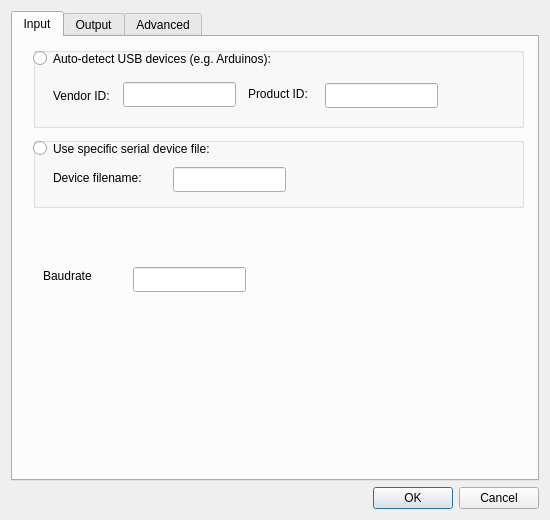
<?xml version="1.0" encoding="UTF-8"?>
<ui version="4.0">
 <author>Massimo Callegari</author>
 <comment>
  Q Light Controller Plus
  dummyconfiguration.ui

  Copyright (c) 2015 Massimo Callegari

  Licensed under the Apache License, Version 2.0 (the &quot;License&quot;);
  you may not use this file except in compliance with the License.
  You may obtain a copy of the License at

      http://www.apache.org/licenses/LICENSE-2.0.txt

  Unless required by applicable law or agreed to in writing, software
  distributed under the License is distributed on an &quot;AS IS&quot; BASIS,
  WITHOUT WARRANTIES OR CONDITIONS OF ANY KIND, either express or implied.
  See the License for the specific language governing permissions and
  limitations under the License.
 </comment>
 <class>SerialOscBridgeConfiguration</class>
 <widget class="QDialog" name="SerialOscBridgeConfiguration">
  <property name="geometry">
   <rect>
    <x>0</x>
    <y>0</y>
    <width>550</width>
    <height>520</height>
   </rect>
  </property>
  <property name="windowTitle">
   <string>Configure Serial-OSC-Bridge Plugin</string>
  </property>
  <layout class="QGridLayout" name="gridLayout">
   <item row="1" column="0" colspan="2">
    <widget class="QDialogButtonBox" name="m_buttonBox">
     <property name="standardButtons">
      <set>QDialogButtonBox::Cancel|QDialogButtonBox::Ok</set>
     </property>
    </widget>
   </item>
   <item row="0" column="0" colspan="2">
    <layout class="QVBoxLayout" name="verticalLayout">
     <item>
      <widget class="QTabWidget" name="tabWidget">
       <property name="currentIndex">
        <number>0</number>
       </property>
       <widget class="QWidget" name="input">
        <attribute name="title">
         <string>Input</string>
        </attribute>
        <widget class="QGroupBox" name="input_group_usb">
         <property name="geometry">
          <rect>
           <x>20</x>
           <y>10</y>
           <width>491</width>
           <height>81</height>
          </rect>
         </property>
         <property name="title">
          <string/>
         </property>
         <widget class="QRadioButton" name="input_type_auto_detect_usb">
          <property name="geometry">
           <rect>
            <x>0</x>
            <y>0</y>
            <width>341</width>
            <height>23</height>
           </rect>
          </property>
          <property name="text">
           <string>Auto-detect USB devices (e.g. Arduinos):</string>
          </property>
          <attribute name="buttonGroup">
           <string notr="true">input_types</string>
          </attribute>
         </widget>
         <widget class="QLabel" name="label_2">
          <property name="geometry">
           <rect>
            <x>20</x>
            <y>40</y>
            <width>64</width>
            <height>17</height>
           </rect>
          </property>
          <property name="text">
           <string>Vendor ID:</string>
          </property>
         </widget>
         <widget class="QLabel" name="label_3">
          <property name="geometry">
           <rect>
            <x>215</x>
            <y>38</y>
            <width>91</width>
            <height>17</height>
           </rect>
          </property>
          <property name="text">
           <string>Product ID:</string>
          </property>
         </widget>
         <widget class="QLineEdit" name="input_usb_vendor_id">
          <property name="geometry">
           <rect>
            <x>90</x>
            <y>35</y>
            <width>113</width>
            <height>25</height>
           </rect>
          </property>
          <property name="maxLength">
           <number>4</number>
          </property>
         </widget>
         <widget class="QLineEdit" name="input_usb_product_id">
          <property name="geometry">
           <rect>
            <x>292</x>
            <y>36</y>
            <width>113</width>
            <height>25</height>
           </rect>
          </property>
          <property name="maxLength">
           <number>4</number>
          </property>
         </widget>
        </widget>
        <widget class="QGroupBox" name="input_group_serial_device">
         <property name="geometry">
          <rect>
           <x>20</x>
           <y>100</y>
           <width>491</width>
           <height>71</height>
          </rect>
         </property>
         <property name="title">
          <string/>
         </property>
         <widget class="QRadioButton" name="input_type_serial_device_file">
          <property name="geometry">
           <rect>
            <x>0</x>
            <y>0</y>
            <width>311</width>
            <height>23</height>
           </rect>
          </property>
          <property name="text">
           <string>Use specific serial device file:</string>
          </property>
          <attribute name="buttonGroup">
           <string notr="true">input_types</string>
          </attribute>
         </widget>
         <widget class="QLabel" name="label_6">
          <property name="geometry">
           <rect>
            <x>20</x>
            <y>32</y>
            <width>111</width>
            <height>17</height>
           </rect>
          </property>
          <property name="text">
           <string>Device filename:</string>
          </property>
         </widget>
         <widget class="QLineEdit" name="input_serial_device_filename">
          <property name="geometry">
           <rect>
            <x>140</x>
            <y>30</y>
            <width>113</width>
            <height>25</height>
           </rect>
          </property>
         </widget>
        </widget>
        <widget class="QLineEdit" name="input_baudrate">
         <property name="geometry">
          <rect>
           <x>120</x>
           <y>230</y>
           <width>113</width>
           <height>25</height>
          </rect>
         </property>
        </widget>
        <widget class="QLabel" name="label_4">
         <property name="geometry">
          <rect>
           <x>30</x>
           <y>230</y>
           <width>64</width>
           <height>17</height>
          </rect>
         </property>
         <property name="text">
          <string>Baudrate</string>
         </property>
        </widget>
       </widget>
       <widget class="QWidget" name="output">
        <attribute name="title">
         <string>Output</string>
        </attribute>
        <widget class="QWidget" name="horizontalLayoutWidget">
         <property name="geometry">
          <rect>
           <x>30</x>
           <y>30</y>
           <width>347</width>
           <height>80</height>
          </rect>
         </property>
         <layout class="QHBoxLayout" name="horizontalLayout">
          <item>
           <widget class="QLabel" name="label">
            <property name="text">
             <string>OSC Input Plugin active in Universe number:</string>
            </property>
           </widget>
          </item>
          <item>
           <widget class="QSpinBox" name="output_osc_universe_number">
            <property name="minimum">
             <number>1</number>
            </property>
           </widget>
          </item>
         </layout>
        </widget>
       </widget>
       <widget class="QWidget" name="advanced">
        <attribute name="title">
         <string>Advanced</string>
        </attribute>
        <widget class="QLabel" name="label_8">
         <property name="geometry">
          <rect>
           <x>50</x>
           <y>20</y>
           <width>371</width>
           <height>31</height>
          </rect>
         </property>
         <property name="text">
          <string>Don't change these unless you know what you're doing</string>
         </property>
        </widget>
        <widget class="QLineEdit" name="frame_marker_byte_1">
         <property name="geometry">
          <rect>
           <x>150</x>
           <y>80</y>
           <width>41</width>
           <height>25</height>
          </rect>
         </property>
         <property name="maxLength">
          <number>2</number>
         </property>
        </widget>
        <widget class="QLabel" name="label_9">
         <property name="geometry">
          <rect>
           <x>50</x>
           <y>83</y>
           <width>101</width>
           <height>17</height>
          </rect>
         </property>
         <property name="text">
          <string>Frame Marker:</string>
         </property>
        </widget>
        <widget class="QLineEdit" name="frame_marker_byte_2">
         <property name="geometry">
          <rect>
           <x>200</x>
           <y>80</y>
           <width>41</width>
           <height>25</height>
          </rect>
         </property>
         <property name="maxLength">
          <number>2</number>
         </property>
        </widget>
        <widget class="QLineEdit" name="frame_marker_byte_3">
         <property name="geometry">
          <rect>
           <x>250</x>
           <y>80</y>
           <width>41</width>
           <height>25</height>
          </rect>
         </property>
         <property name="maxLength">
          <number>2</number>
         </property>
        </widget>
        <widget class="QLineEdit" name="frame_marker_byte_4">
         <property name="geometry">
          <rect>
           <x>300</x>
           <y>80</y>
           <width>41</width>
           <height>25</height>
          </rect>
         </property>
         <property name="maxLength">
          <number>2</number>
         </property>
        </widget>
        <widget class="QLabel" name="label_10">
         <property name="geometry">
          <rect>
           <x>50</x>
           <y>150</y>
           <width>141</width>
           <height>17</height>
          </rect>
         </property>
         <property name="text">
          <string>Max. Buffer Length:</string>
         </property>
        </widget>
        <widget class="QLineEdit" name="max_input_buffer_length">
         <property name="geometry">
          <rect>
           <x>180</x>
           <y>143</y>
           <width>121</width>
           <height>31</height>
          </rect>
         </property>
         <property name="maxLength">
          <number>5</number>
         </property>
        </widget>
        <widget class="QLineEdit" name="osc_target_host_ip">
         <property name="geometry">
          <rect>
           <x>190</x>
           <y>203</y>
           <width>141</width>
           <height>31</height>
          </rect>
         </property>
         <property name="maxLength">
          <number>15</number>
         </property>
        </widget>
        <widget class="QLabel" name="label_11">
         <property name="geometry">
          <rect>
           <x>50</x>
           <y>210</y>
           <width>141</width>
           <height>17</height>
          </rect>
         </property>
         <property name="text">
          <string>OSC Target Host IP:</string>
         </property>
        </widget>
        <widget class="QLineEdit" name="osc_target_base_udp_port">
         <property name="geometry">
          <rect>
           <x>190</x>
           <y>253</y>
           <width>141</width>
           <height>31</height>
          </rect>
         </property>
         <property name="maxLength">
          <number>15</number>
         </property>
        </widget>
        <widget class="QLabel" name="label_12">
         <property name="geometry">
          <rect>
           <x>40</x>
           <y>260</y>
           <width>141</width>
           <height>17</height>
          </rect>
         </property>
         <property name="text">
          <string>OSC Target Base UDP Port:</string>
         </property>
        </widget>
       </widget>
      </widget>
     </item>
    </layout>
   </item>
  </layout>
 </widget>
 <resources/>
 <connections>
  <connection>
   <sender>m_buttonBox</sender>
   <signal>accepted()</signal>
   <receiver>SerialOscBridgeConfiguration</receiver>
   <slot>accept()</slot>
   <hints>
    <hint type="sourcelabel">
     <x>162</x>
     <y>75</y>
    </hint>
    <hint type="destinationlabel">
     <x>157</x>
     <y>274</y>
    </hint>
   </hints>
  </connection>
  <connection>
   <sender>m_buttonBox</sender>
   <signal>rejected()</signal>
   <receiver>SerialOscBridgeConfiguration</receiver>
   <slot>reject()</slot>
   <hints>
    <hint type="sourcelabel">
     <x>266</x>
     <y>79</y>
    </hint>
    <hint type="destinationlabel">
     <x>286</x>
     <y>274</y>
    </hint>
   </hints>
  </connection>
 </connections>
 <buttongroups>
  <buttongroup name="input_types"/>
 </buttongroups>
</ui>
